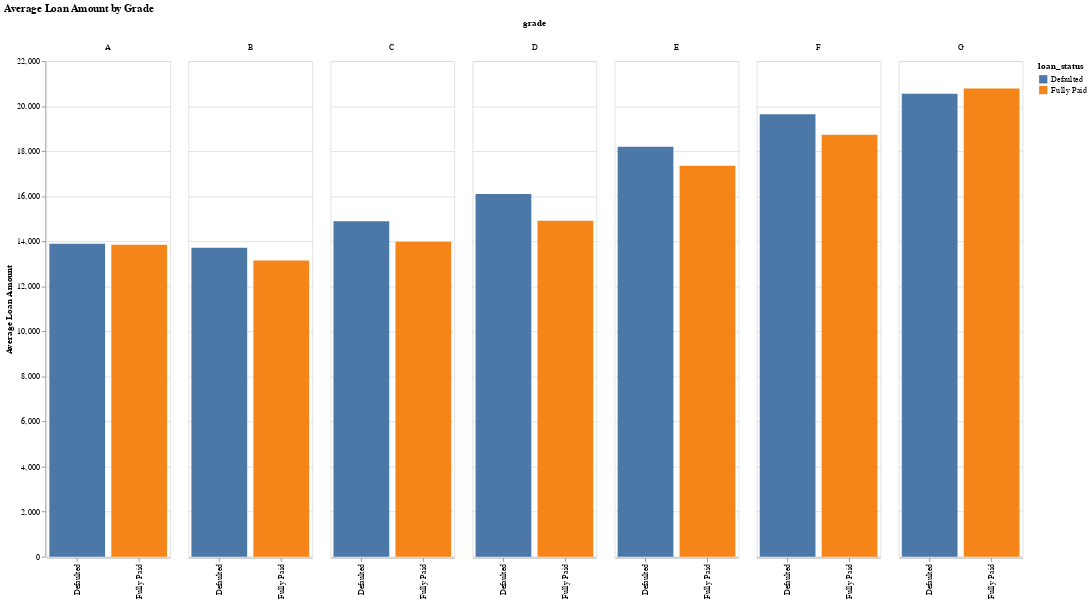

Notebook cell for this chart:
### Code cell
chart_data_default = eda_group_data.groupby(['grade', 'loan_status'])['funded_amnt'].mean().reset_index()

map_default_status = {0:'Defaulted', 1:'Fully Paid'}

chart_data_default['loan_status'] = chart_data_default['loan_status'].map(map_default_status)

alt.Chart(chart_data_default).mark_bar().encode(
    x=alt.X(field='loan_status',type='nominal',axis=alt.Axis(title='')),
    y=alt.Y(field='funded_amnt',type='quantitative',axis=alt.Axis(title='Average Loan Amount')),
    color='loan_status:N',
    column = 'grade:N',
    tooltip=['loan_status:N', 'funded_amnt'],
).properties(width=150, height=600,title='Average Loan Amount by Grade')

### Figure 1 — Vega-Lite specification as saved in the notebook (floating-point values rounded to 4 significant figures)
{"$schema": "https://vega.github.io/schema/vega-lite/v2.6.0.json", "config": {"view": {"height": 300, "width": 400}}, "data": {"name": "data-1156c4faf640f84fb094bd910a65ce6d"}, "datasets": {"data-1156c4faf640f84fb094bd910a65ce6d": [{"funded_amnt": 13900.0, "grade": "A", "loan_status": "Defaulted"}, {"funded_amnt": 13850.0, "grade": "A", "loan_status": "Fully Paid"}, {"funded_amnt": 13720.0, "grade": "B", "loan_status": "Defaulted"}, {"funded_amnt": 13140.0, "grade": "B", "loan_status": "Fully Paid"}, {"funded_amnt": 14900.0, "grade": "C", "loan_status": "Defaulted"}, {"funded_amnt": 13980.0, "grade": "C", "loan_status": "Fully Paid"}, {"funded_amnt": 16100.0, "grade": "D", "loan_status": "Defaulted"}, {"funded_amnt": 14910.0, "grade": "D", "loan_status": "Fully Paid"}, {"funded_amnt": 18190.0, "grade": "E", "loan_status": "Defaulted"}, {"funded_amnt": 17360.0, "grade": "E", "loan_status": "Fully Paid"}, {"funded_amnt": 19640.0, "grade": "F", "loan_status": "Defaulted"}, {"funded_amnt": 18730.0, "grade": "F", "loan_status": "Fully Paid"}, {"funded_amnt": 20550.0, "grade": "G", "loan_status": "Defaulted"}, {"funded_amnt": 20790.0, "grade": "G", "loan_status": "Fully Paid"}]}, "encoding": {"color": {"field": "loan_status", "type": "nominal"}, "column": {"field": "grade", "type": "nominal"}, "tooltip": [{"field": "loan_status", "type": "nominal"}, {"field": "funded_amnt", "type": "quantitative"}], "x": {"axis": {"title": ""}, "field": "loan_status", "type": "nominal"}, "y": {"axis": {"title": "Average Loan Amount"}, "field": "funded_amnt", "type": "quantitative"}}, "height": 600, "mark": "bar", "title": "Average Loan Amount by Grade", "width": 150}
